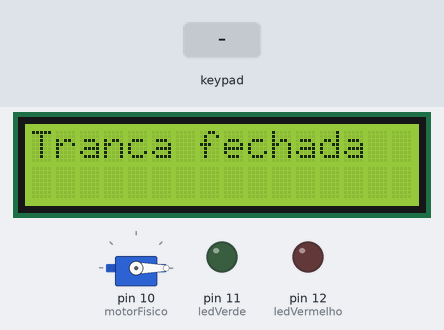
This sketch was run on a simulated Arduino Uno, built with avr-gcc and run on an emulated ATmega328P. Shown: servo, 16×2 character LCD, output pins drawn as LEDs (lit = HIGH). Dashed ring = blinking. The inputs (shaded band) are chosen by the test bench. What the sketch prints to the serial monitor is not drawn.

Above: at 1.2 s.
1.3 s: keypad keys 1 2 3 4 # pressed 0.4 s apart
At 4.0 s:
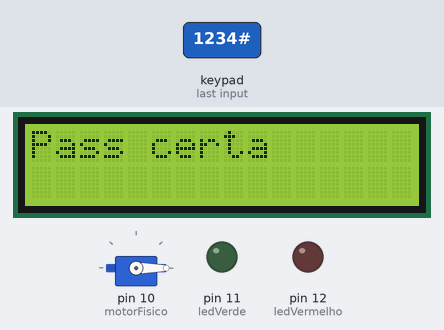
4.8 s: keypad keys 1 2 3 4 * pressed 0.4 s apart
At 8.4 s:
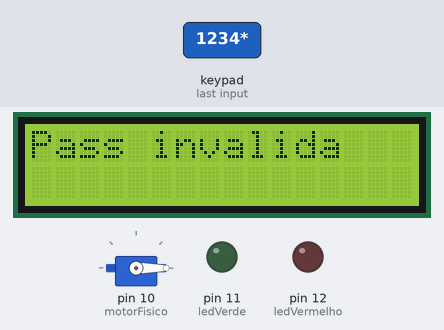
9.8 s: key '#' pressed
At 12.5 s:
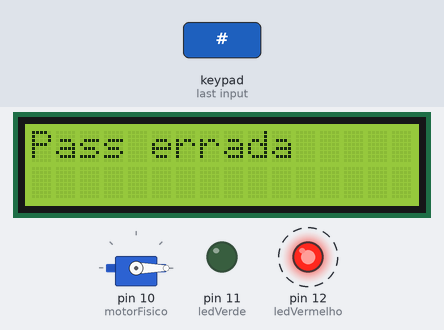
12.8 s: key '1' pressed
At 14.8 s:
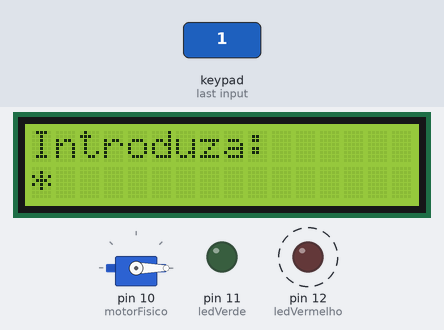
15.1 s: key '2' pressed
At 15.7 s:
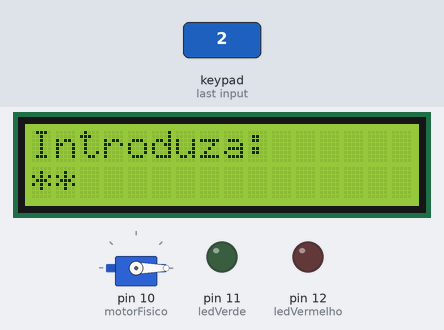
Timing chart, 0 to 17.6 s (numbered marks = the images above; inputs shaded):
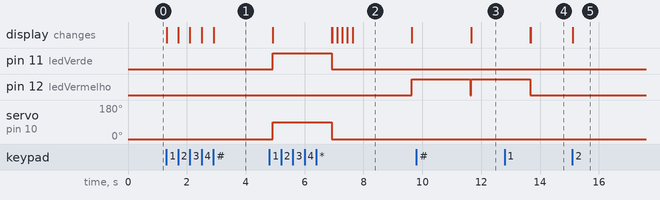

The sketch:

Tranca_com_password.ino
```cpp
#include <Keypad.h>
#include <Servo.h>
#include <LiquidCrystal.h>

 static const int ledVermelho = 12; //led para password errada vai para o pino 12
 static const int ledVerde = 11;  //led para password certa vai para o pino 11
 Servo motorFisico;
 LiquidCrystal lcd(A0, A1, A2, A3, A4, A5);

 static const char password[4] = {'1', '2', '3', '4'};  //para alterar a password, basta alterar este array
 static char inputUser[4];
 static int tamanhoPI = 0;

 static const char keyPad[4][4] = {
   { '1', '2', '3', 'A'},
   { '4', '5', '6' ,'B'},
   { '7', '8', '9' ,'C'},
   { '*', '0', '#' ,'D'}
  };

  byte linhas[4] = {2,3,4,5};
  byte colunas[4] = {6,7,8,9};
  Keypad teclado = Keypad(makeKeymap(keyPad), linhas, colunas, 4, 4);


void funcionamentoMotor(){   //abre a tranca acende o led verde e volta a fechar depois de 2s
  lcd.clear();
  lcd.setCursor(0, 0);
  lcd.print("Tranca aberta");
  digitalWrite(ledVerde, HIGH);
  motorFisico.write(90);
  delay(2000);
  motorFisico.write(0);
  digitalWrite(ledVerde, LOW);
  digitalWrite(ledVermelho, LOW);
  lcd.clear();
  lcd.setCursor(0, 0);
  lcd.print("Tranca fechada");
}

void escreverEcra(const char msg[]){    // mostra a mensagem desejada no lcd(ecrã) e depois de 2s volta a dizer "Tranca fechada"
  lcd.clear();
  lcd.setCursor(0,0);
  lcd.print(msg);
  delay(2000);
  lcd.clear();
  lcd.print("Tranca fechada");
}

void ligarLed(int led){  // acende o led indicado durante 2s e apaga
  digitalWrite(led, HIGH);
  delay(2000);
  digitalWrite(led, LOW);
}

void setup(){
  pinMode(ledVermelho, OUTPUT);
  pinMode(ledVerde, OUTPUT);
  Serial.begin(9600);
  reiniciarInput();
  motorFisico.attach(10);
  motorFisico.write(0);
  lcd.begin(16,2);
  lcd.print("Tranca fechada");
}

void reiniciarInput(){   //reinicia o input do User ao apagar os caracteres previamente introduzidos
  tamanhoPI = 0;
      for(int j = 0; j < 4; j++){
        inputUser[j] = '-';
      }
}


void loop(){
  char inputTecla = teclado.getKey();
  int i;

  if(inputTecla != NO_KEY){
    Serial.println(inputTecla);
    if(inputTecla == '#'){
      digitalWrite(ledVermelho, LOW);
      for(i = 0; i < 4; i++){
        if(inputUser[i] != password[i]){
          digitalWrite(ledVermelho, HIGH);
          escreverEcra("Pass errada");
          digitalWrite(ledVermelho, LOW);
          reiniciarInput();
          break;
        }
      }

      if(i == 4){
        escreverEcra("Pass certa");
        reiniciarInput();
        funcionamentoMotor();
        return;
      }
    } else {
      if(tamanhoPI < 4) {
        inputUser[tamanhoPI] = inputTecla;
        if(tamanhoPI == 0) {
          lcd.clear();
          lcd.setCursor(0, 0);
          lcd.print("Introduza: ");
          digitalWrite(ledVermelho, LOW);
        }
        lcd.setCursor(tamanhoPI, 1);
        lcd.print("*");
        tamanhoPI++;
      }else{
        escreverEcra("Pass invalida");
        ligarLed(ledVermelho);
        reiniciarInput();
      }
    }
  }
}
```

Measured:
- after the input at 1.3 s, the display: first changes at once (image 1 shows a later state)
- after the input at 4.8 s, pin 12 (ledVermelho): LOW → HIGH after 4.8 s; the display: first differs from a run without the input after 2.1 s (image 2 shows a later state)
- after the input at 9.8 s, the display: changes after 1.9 s (image 3)
- after the input at 12.8 s, the display: first differs from a run without the input after 0.89 s (image 4)
- after the input at 15.1 s, the display: changes at once (image 5)
- what the display in image 2 shows lasts 2.0 s, from 7.6 s to 9.6 s
